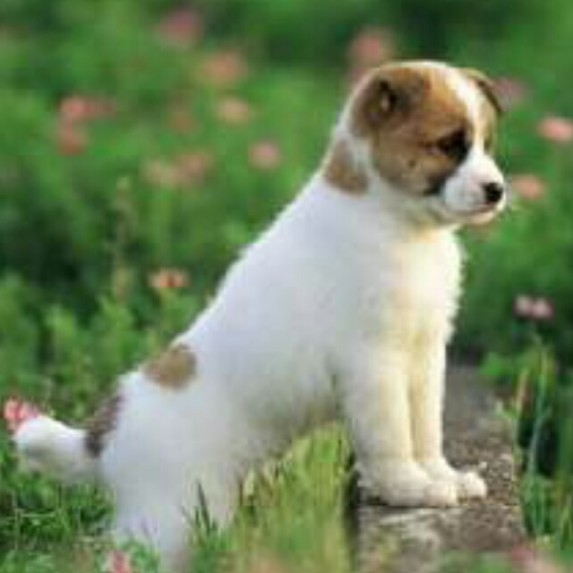
#> input picture opencv_app/dog.jpg, 573 x 573 px
$ python gaussianblur.py
#> lines starting #> are read from the running program, lines starting #| are printed output that depends on the picture
import numpy as np
import cv2

img = np.mat(np.random.randn(300, 300))
img[:, 10] = 255
img[10, :] = 255
cv2.imshow("test", img)
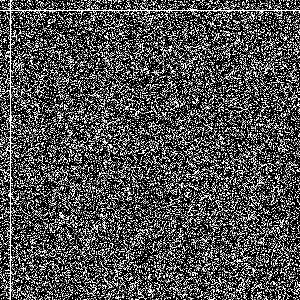
#> window 'test': shape (300, 300); min 0, max 255, mean 81.3
cv2.waitKey(0)

img = cv2.imread("dog.jpg", 0)
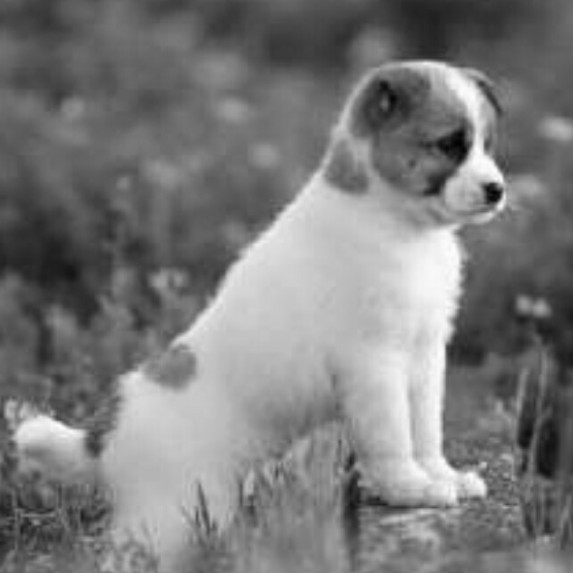
#> img: shape (573, 573); min 1, max 253, mean 122.4
cv2.imshow("test", img)
cv2.waitKey(0)

blur = cv2.GaussianBlur(img, (11, 11), 0)
gauss = img - blur
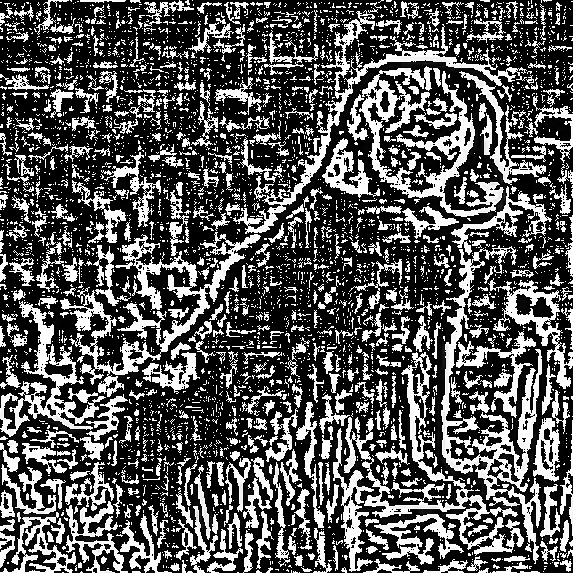
#> gauss: shape (573, 573); min 0, max 255, mean 87.4

cv2.imshow("test", gauss)
cv2.waitKey(0)

$ run again, with opencv_app/gg.jpg copied over opencv_app/dog.jpg
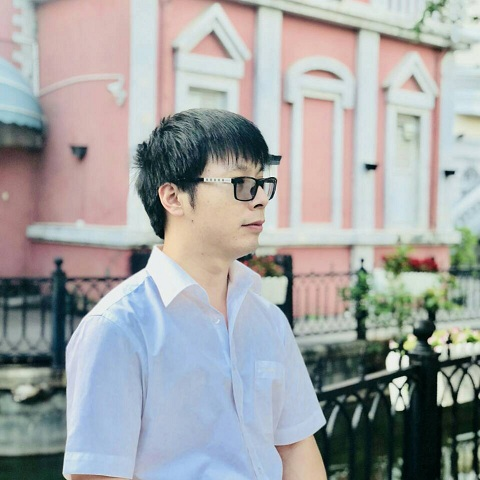
#> input picture opencv_app/gg.jpg, 480 x 480 px
#> `blur = cv2.GaussianBlur(img, (11, 11), 0)`:
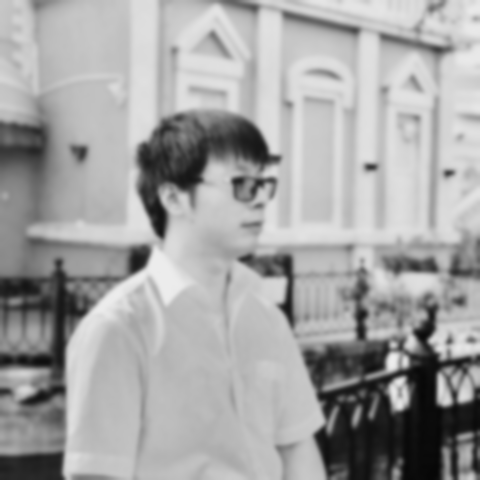
#> blur: shape (480, 480); min 6, max 237, mean 163.3
#> `gauss = img - blur`:
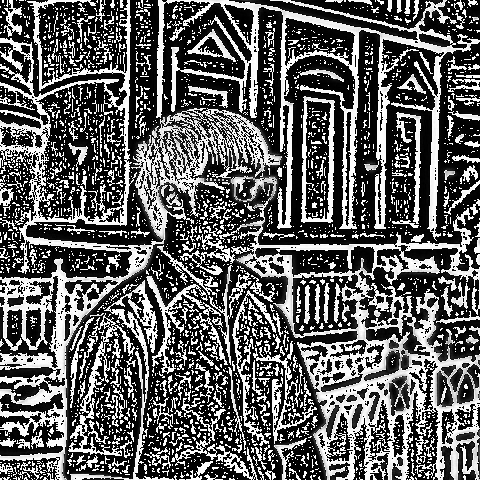
#> gauss: shape (480, 480); min 0, max 255, mean 95.8

$ run again, with opencv_app/mm.jpg copied over opencv_app/dog.jpg
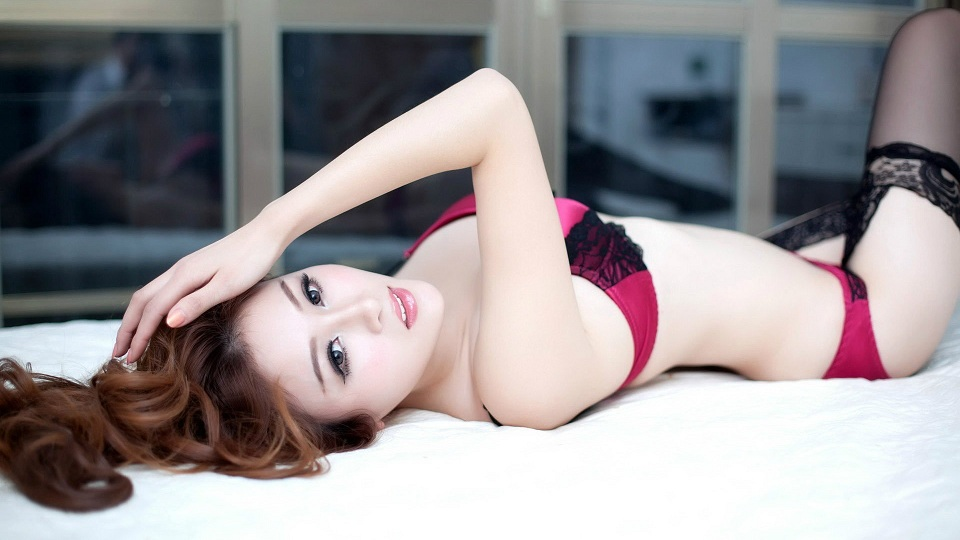
#> input picture opencv_app/mm.jpg, 960 x 540 px
#> `img = cv2.imread("dog.jpg", 0)`:
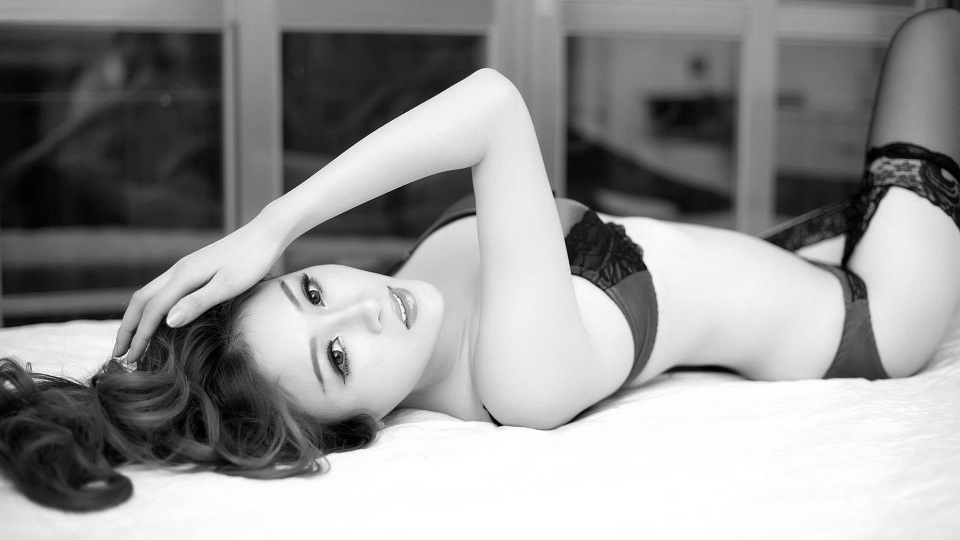
#> img: shape (540, 960); min 0, max 255, mean 148.2
#> `gauss = img - blur`:
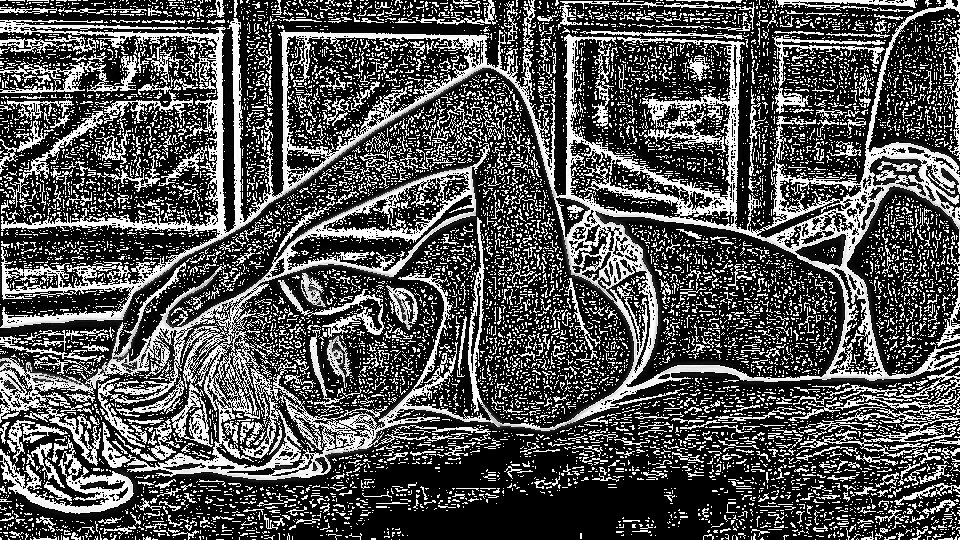
#> gauss: shape (540, 960); min 0, max 255, mean 82.3
